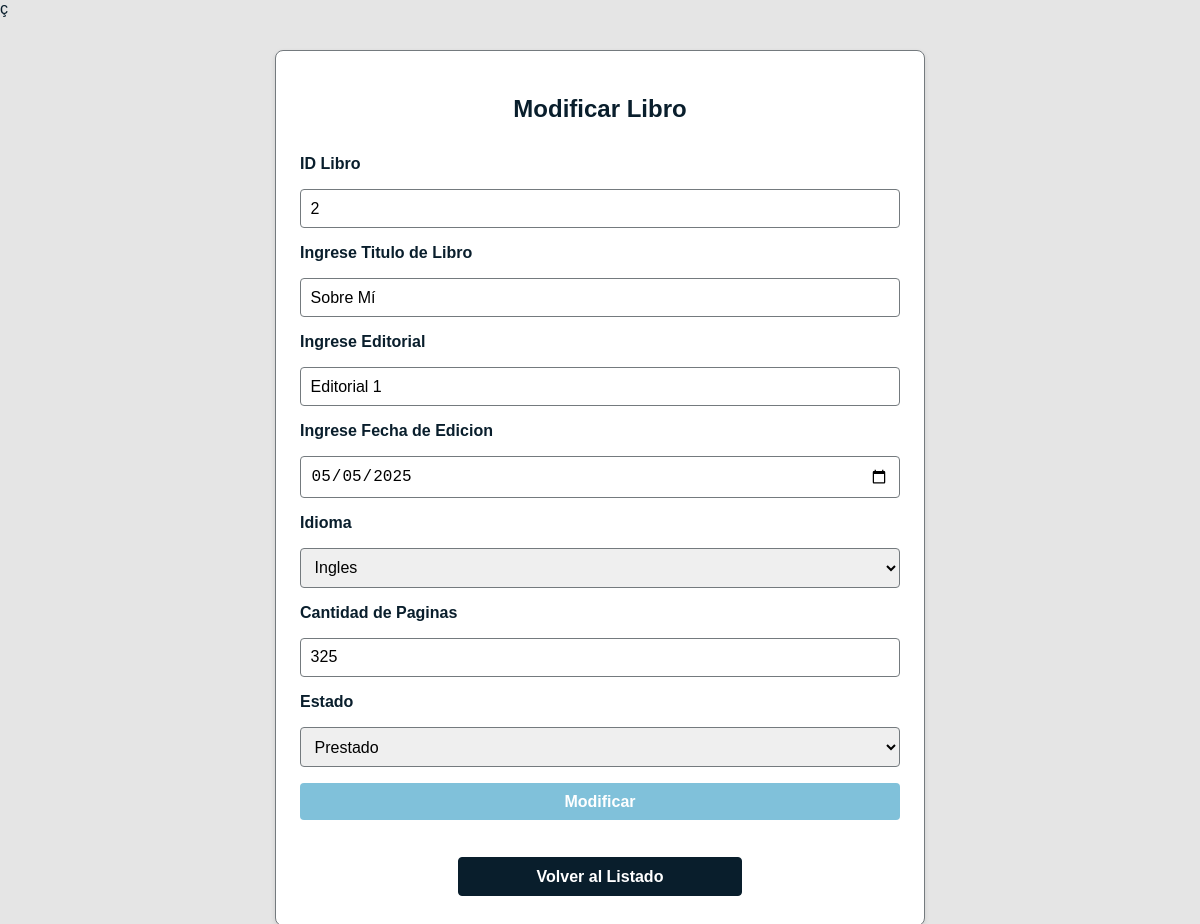
/dashboard/Libro/modificarLibro.php?cod=2, run on the app's committed database.
### tables this page shows
CREATE TABLE `libro` (
  `cod_libro` int(11) NOT NULL,
  `titulo` varchar(100) DEFAULT NULL,
  `editorial` varchar(100) DEFAULT NULL,
  `f_edicion` date DEFAULT NULL,
  `idioma` varchar(100) DEFAULT NULL,
  `cant_pag` int(11) DEFAULT NULL,
  `estado` varchar(100) DEFAULT NULL
);

### dashboard/Libro/modificarLibro.php (the view, shortened to what this page needs)
<!DOCTYPE html>
<html lang="en">
<head>
    <link rel="stylesheet" href="../../css/base.css">ç
    <link rel="stylesheet" href="../../css/form.css">
    <link rel="stylesheet" href="../../css/links.css">
</head>
<body>
    <?php
        include("../../conexion.php");
        $id = $_GET["cod"];
        $sql_modificar = "SELECT * FROM libro WHERE cod_libro = '$id'";
        $res = mysqli_query($con,$sql_modificar);
        $value = mysqli_fetch_assoc($res);
    ?>
    <div class="form-container">
        <form action="" method="post">
            <h2>Modificar Libro</h2>
            <label for="id_Libro">ID Libro</label>
            <input type="text" name="id" value="<?php echo $value['cod_libro']?>" readonly>
            <label for="titulo">Ingrese Titulo de Libro</label>
            <input type="text" name="titulo" value="<?php echo $value['titulo']; ?>">
            <label for="editorial">Ingrese Editorial</label>
            <input type="text" name="editorial" value="<?php echo $value['editorial']; ?>">
            <label for="fecha_edicion">Ingrese Fecha de Edicion</label>
            <input type="date" name="fedicion" value="<?php echo $value['f_edicion']; ?>">
            <label for="idioma">Idioma</label>
            <select name="idioma">
                <option value="Ingles" <?php if($value['idioma'] == "Ingles") echo "selected"; ?> >Ingles</option>
            </select>
            <label for="can_paginas">Cantidad de Paginas</label>
            <input type="number" name="cantpaginas" value="<?php echo $value['cant_pag']; ?>">
            <label for="estado">Estado</label>
            <select name="estado">
                <option value="Prestado" <?php if($value['estado'] == "Prestado") echo "selected"; ?> >Prestado</option>
            </select>
            <input type="submit" value="Modificar">
            <div class="links-container">
                <a href="listadoLibro.php" class="btn-back">Volver al Listado</a>
            </div>
        </form>
    </div>
</body>
</html>

### css/base.css (style rules this page uses)
:root { --color-primary: #80c1da; --color-accent: #ade3e2; --color-text: #091e2c; --color-muted: #747a7e; --color-bg: #e5e5e5; }
body { font-family: Arial, sans-serif; background: var(--color-bg); color: var(--color-text); margin: 0; padding: 0; }
h1, h2 { margin-bottom: 1rem; color: var(--color-text); text-align: center; }
a { text-decoration: none; }

### css/form.css (style rules this page uses)
.form-container { max-width: 600px; margin: 2rem auto; padding: 1.5rem; background: white; border: 1px solid var(--color-muted); border-radius: 8px; box-shadow: 0 2px 5px rgba(0,0,0,0.1); }
.form-container h2 { margin-bottom: 1rem; color: var(--color-text); text-align: center; }
.form-container form { display: flex; flex-direction: column; gap: 1rem; }
.form-container label { font-weight: bold; }
.form-container input, .form-container select, .form-container textarea { padding: 0.6rem; border-radius: 4px; border: 1px solid var(--color-muted); width: 100%; min-width: 0; box-sizing: border-box; font-size: 1rem; }
.form-container input[type="submit"] { padding: 0.6rem 1rem; border-radius: 4px; border: none; background-color: var(--color-primary); color: white; font-weight: bold; cursor: pointer; transition: background 0.3s; }
.form-container .links-container { text-align: center; margin-top: 1rem; }
.form-container .links-container a { display: inline-block; padding: 0.6rem 1rem; border-radius: 4px; border: 1px solid var(--color-muted); background-color: var(--color-primary); color: white; font-weight: bold; text-decoration: none; cursor: pointer; margin: 0.3rem; }

### css/links.css (style rules this page uses)
.links-container { display: flex; flex-direction: column; gap: 1rem; align-items: center; margin-top: 1rem; }
.links-container a.btn-back { display: inline-block; width: 250px; padding: 0.6rem 1rem; border-radius: 4px; border: 1px solid #091e2c; background-color: #091e2c; color: #ffffff; font-weight: bold; text-align: center; text-decoration: none; cursor: pointer; transition: background 0.3s, color 0.3s; }

### data on the page
libro: id "2", titulo "Sobre Mí", editorial "Editorial 1", fedicion "05/05/2025", idioma "Ingles", cantpaginas "325", estado "Prestado"
